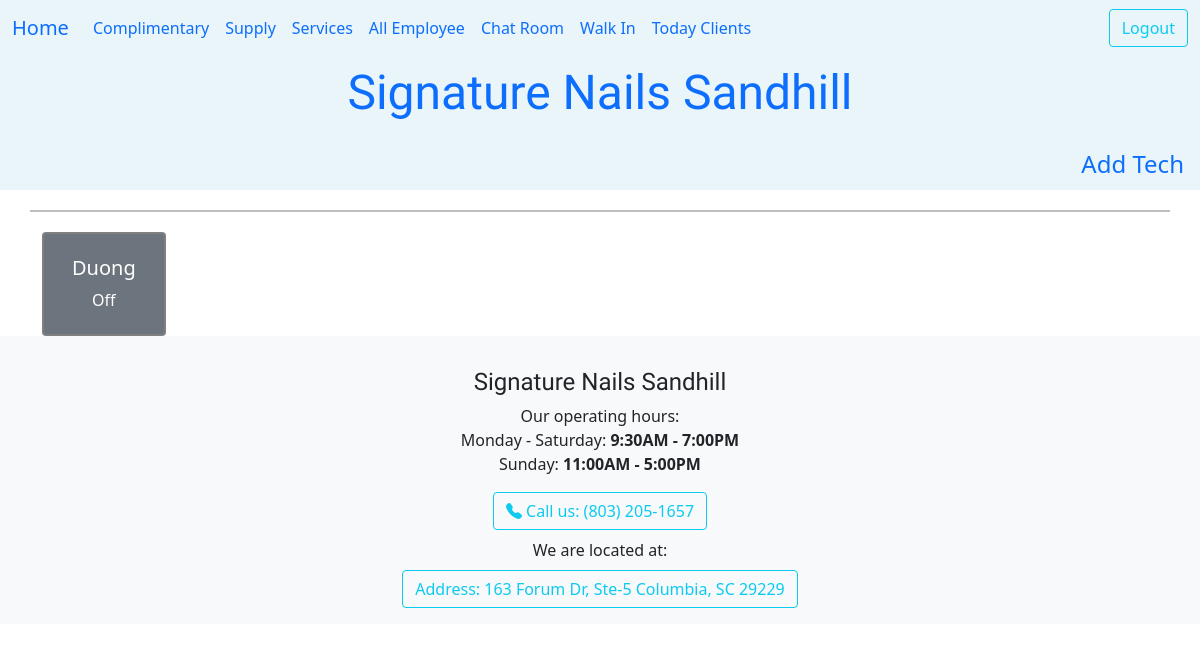
The app's page /ledger/ (signed in), older data.
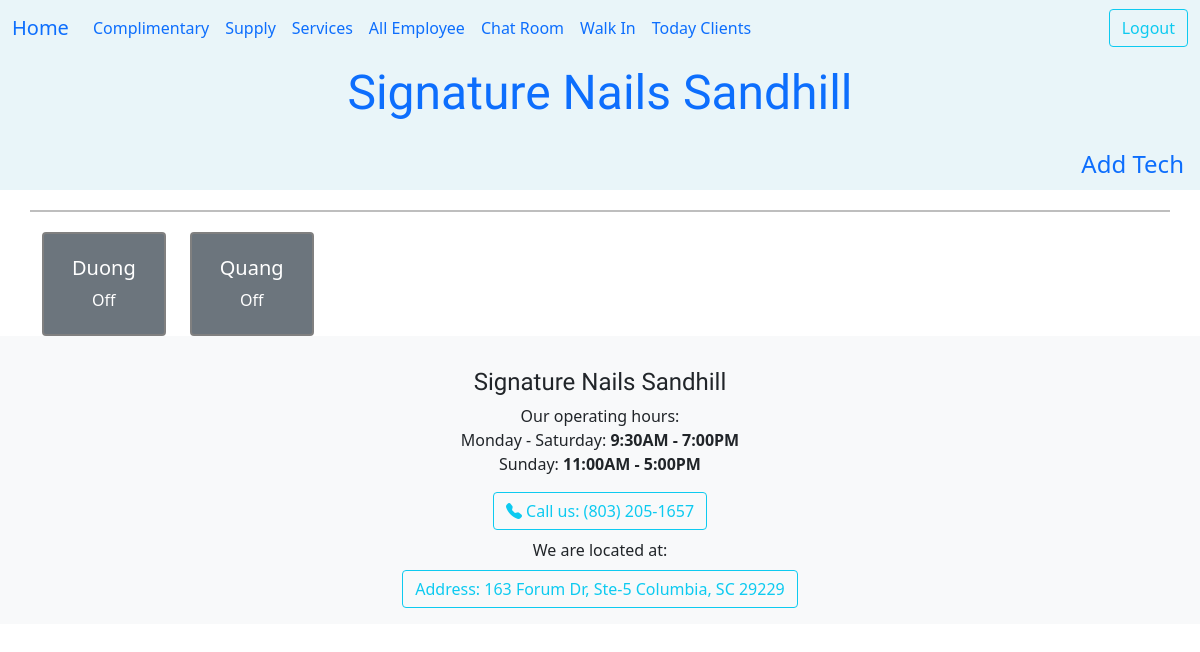
The same page, newer data.
### ledger/models.py (models this page shows, shortened)
class Technician(models.Model):
    name = models.CharField(max_length=25)
    phone = PhoneNumberField()
    email = models.EmailField(max_length=40, null=True, blank=True)
    owner = models.ForeignKey(settings.AUTH_USER_MODEL, on_delete=models.DO_NOTHING)
    start_work_at = models.TimeField()
    end_work = models.TimeField()
    isWork = models.BooleanField(default=False)
    picture = models.ImageField(upload_to='tech_pictures/', null=True, editable=True)
    services = models.ManyToManyField("Service", blank=True, related_name="tech")
    time_come_in = models.DateTimeField(null=True)
    work_days = models.CharField(max_length=7, default="1111110", help_text="MTWTFSS: 1 for work, 0 for off")
    vacation_start = models.DateField(null=True, blank=True, help_text="Start vacation")
    vacation_end = models.DateField(null=True, blank=True, help_text="End vacation, back work!")
    date_go_work = models.DateField(null=True, blank=True)
    history = HistoricalRecords()
    hire_date = models.DateField(auto_now_add=True, help_text="Date when the technician was hired")
    experience = models.PositiveIntegerField(default=0, help_text="Years of experience in the field")
    bio = models.TextField(max_length=500, null=True, blank=True, help_text="Short bio about the technician")
    view_count = models.IntegerField(default=0)
    class Meta:
        unique_together = ('name','phone',)
        ordering = ['name']
    def get_today_clients(self):
        hnay = self.get_khachVisit().filter(day_comes=datetime.date.today())
        return hnay.order_by('time_at')
    def get_khachVisit(self):
        return self.khachvisits.all()
    def get_services_today(self):
        now = datetime.datetime.now()
        clients = self.get_today_clients().filter(time_at__lte=now)
        all_ser = []
        for client in clients:
            all_ser.extend(client.get_services())
        return len(all_ser)

### ledger/views.py (the view)
# urls.py: path('ledger/', views.AllEmployee.as_view(), name="all_employee"),
class AllEmployee(LoginRequiredMixin,ListView):
    template = 'ledger/all_employee.html'
    def get(self,request):
        employee = Technician.objects.filter(owner=request.user).exclude(name="anyOne").order_by("time_come_in")
        sort_tech = sorted(list(employee),
                           key= lambda tech: tech.get_services_today(),reverse=False
                           )
        for tech in sort_tech:
            if tech.time_come_in == None or tech.time_come_in.date() < timezone.now().date():
                tech.isWork = False
                tech.save()
        cont = {'employees': sort_tech }
        return render(request, self.template, cont)

### ledger/templates/ledger/all_employee.html (shortened to what this page needs)
{% extends 'base.html' %}
{% block nutPhu %}
        <a class="nav-link" href="{% url 'ledger:add_employee' %}">Add Tech</a>
{% endblock nutPhu %}
{% block content %}
<div class="container text-center">
  <div class="row row-cols-auto">
  <hr style="border: 1px solid black; width: 100%; margin: 20px 0;">
  {% for employee in employees %}
  {% if not employee.isWork %}
  <div class="cols-auto">
    <button class="tech-button btn btn-secondary" style="border: 2px solid gray" id="em_{{employee.id}}">
      <div class="card-body">
           <h5 class="card-title align-text-top"> {{ employee.name | title }}</h5>
        <span class="card-subtitle align-content-center">Off</span>
    </div>
    </button>
  </div>
  {% endif %}
  {% endfor %}
  </div>
</div>
{% endblock content %}

Row changes from the older to the newer data that the page shows:
added Technician: name "Quang"
